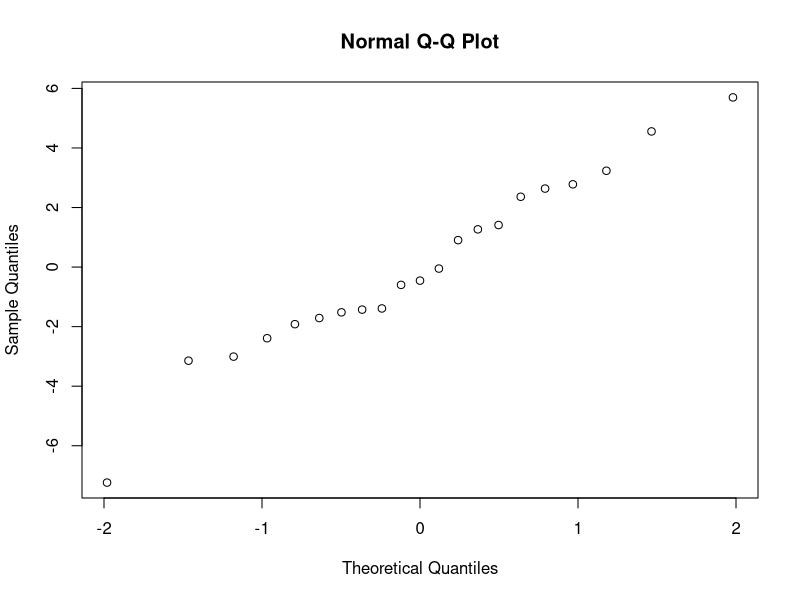
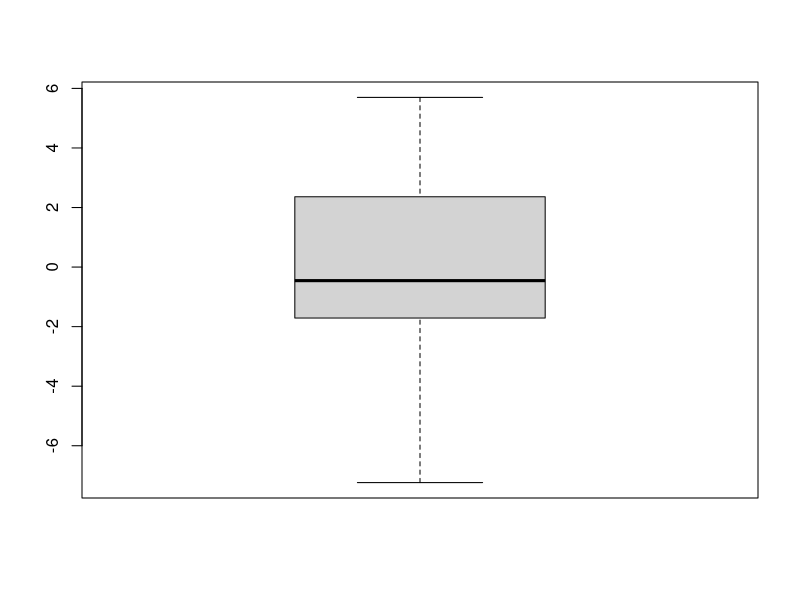
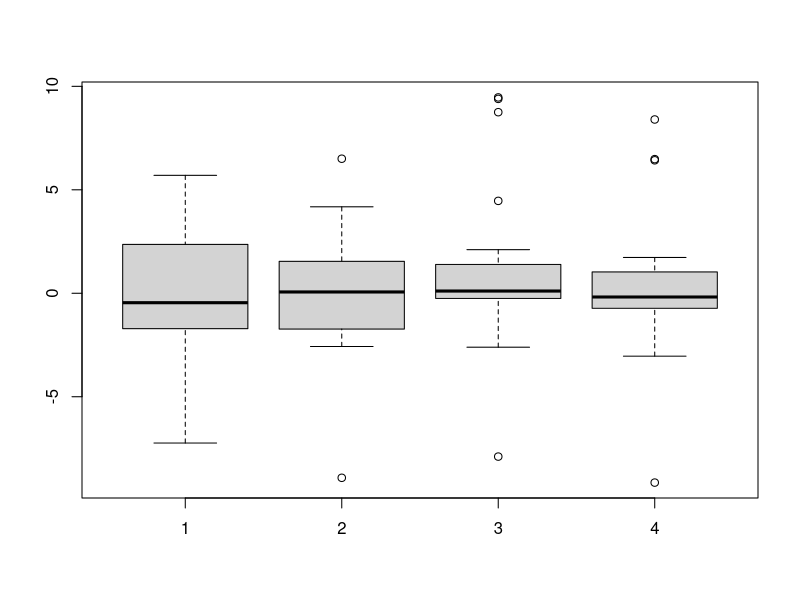
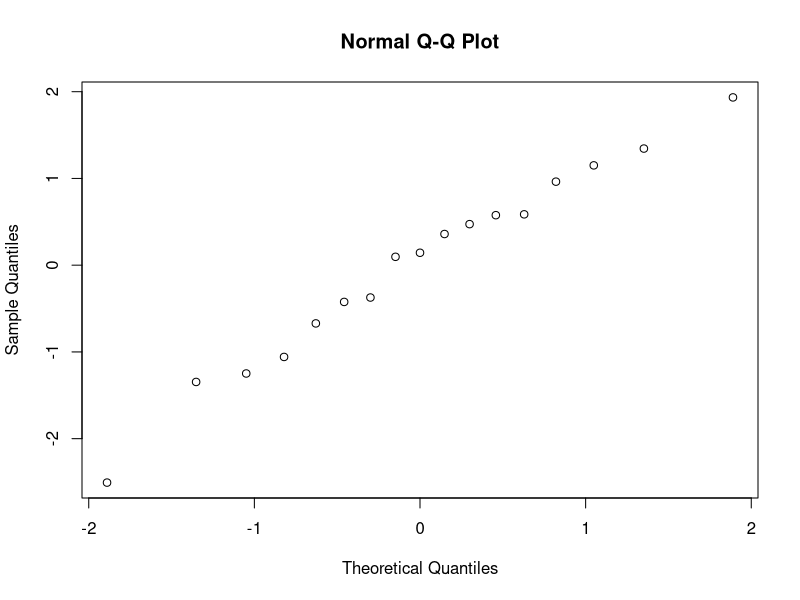
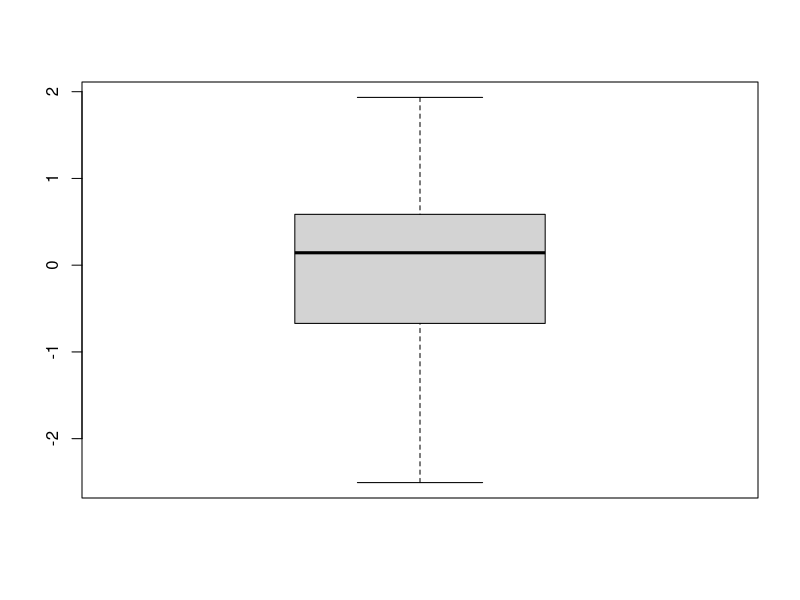

Write the R code that produced these figures, in order.
data("stackloss")
attach(stackloss)

#Y ~ X
m1 <- lm(stack.loss ~ Air.Flow + Water.Temp + Acid.Conc., data = stackloss)
m1
summary(m1)
res_m1 <- resid(m1)
qqnorm(res_m1)
boxplot(res_m1)

library(MASS)
m2 <- rlm(stack.loss ~ Air.Flow + Water.Temp + Acid.Conc., data = stackloss)
m3 <- lqs(stack.loss ~ Air.Flow + Water.Temp + Acid.Conc., method = "lms", data = stackloss)
m4 <- lqs(stack.loss ~ Air.Flow + Water.Temp + Acid.Conc., method = "lts", quantile = 16, data = stackloss)

res_m2 <- resid(m2)
res_m3 <- resid(m3)
res_m4 <- resid(m4) # LTS

boxplot(res_m1, res_m2, res_m3, res_m4)


sort(abs(res_m4), decreasing = TRUE)

stackloss2 <- stackloss[-c(21, 4, 3, 1), ]
final <- lm(stack.loss ~ Air.Flow + Water.Temp + Acid.Conc., data = stackloss2)
final
summary(final)
qqnorm(resid(final))
boxplot(resid(final))
